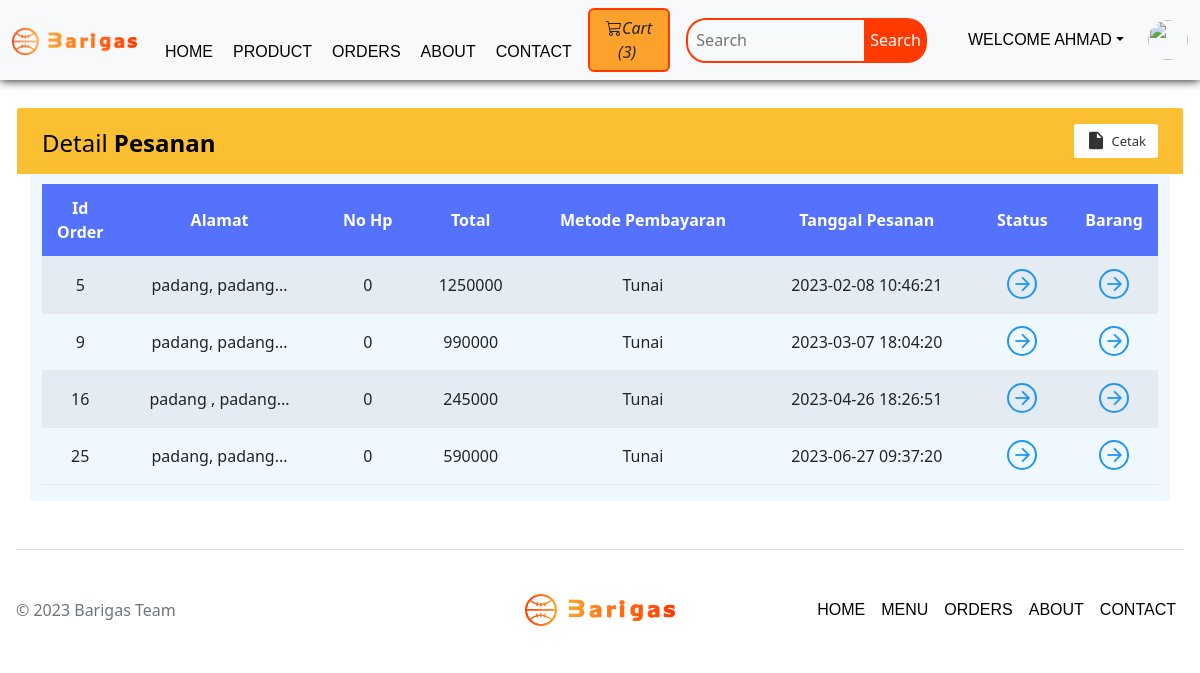
Page /order.php (signed in) on the committed database.
### tables this page shows
CREATE TABLE `orders` (
  `orderId` int(21) NOT NULL,
  `userId` int(21) NOT NULL,
  `address` varchar(255) NOT NULL,
  `kodePos` int(21) NOT NULL,
  `phoneNo` bigint(21) NOT NULL,
  `total` int(200) NOT NULL,
  `paymentMode` enum('0','1') NOT NULL DEFAULT '0' COMMENT '0 = cod\r\n1 = online',
  `orderStatus` enum('0','1','2','3','4','5','6') NOT NULL DEFAULT '0' COMMENT '0 = order place\r\n1 = order confirmed\r\n2 = preparing your order\r\n3 = order otw\r\n4 = order nyampe\r\n5 = order deny\r\n6 = order cancel',
  `orderDate` datetime NOT NULL DEFAULT current_timestamp()
);

### order.php (the view, shortened to what this page needs)
<!doctype html>
<html lang="en">
<head>
    <link href="https://cdn.jsdelivr.net/npm/bootstrap@5.2.3/dist/css/bootstrap.min.css" rel="stylesheet">
    <link rel="stylesheet" href="https://use.fontawesome.com/releases/v5.7.2/css/all.css">
    <link rel="stylesheet" href="https://cdn.jsdelivr.net/npm/bootstrap-icons@1.10.2/font/bootstrap-icons.css">
    <link rel="stylesheet" href="css/nav.css">
  <link rel="stylesheet" href="https://cdnjs.cloudflare.com/ajax/libs/animate.css/4.1.1/animate.min.css" />
</head>
<body>
    <?php include 'partials/_dbconnect.php';?>
    <?php include 'partials/_nav.php';?>
    <?php
    if($loggedin){
    ?>
    <div class="container mt-5 animate__animated animate__fadeInDown" style="background: aliceblue;">
        <div class="table-wrapper" id="empty">
            <div class="table-title">
                <div class="row">
                    <div class="col-sm-4">
                        <h2>Detail <b>Pesanan</b></h2>
                    </div>
                    <div class="col-sm-8">
                        <a href="#" onclick="window.print()" class="btn btn-info"><i class="material-icons">&#xE24D;</i> <span>Cetak</span></a>
                    </div>
                </div>
            </div>
        <div class="table-responsive">
            <table class="table table-striped table-hover text-center" >
                <thead style="background-color:#5572fe;">
                    <tr style="color:white;">
                        <th>Id Order</th>
                        <th>Alamat</th>
                        <th>No Hp</th>
                        <th>Total</th>
                        <th>Metode Pembayaran</th>
                        <th>Tanggal Pesanan</th>
                        <th>Status</th>
                        <th>Barang</th>
                    </tr>
                </thead>
                <tbody>
                    <?php
                        $sql = "SELECT * FROM `orders` WHERE `userId`= $userId";
                        $result = mysqli_query($conn, $sql);
                        while($row = mysqli_fetch_assoc($result)){
                            $orderId = $row['orderId'];
                            $address = $row['address'];
                            $phoneNo = $row['phoneNo'];
                            $amount = $row['total'];
                            $orderDate = $row['orderDate'];
                            $paymentMode = $row['paymentMode'];
                            if($paymentMode == 0) {
                                $paymentMode = "Tunai";
                            }
                            else {
                                $paymentMode = "Online";
                            }
                            echo '<tr>
                                    <td>' . $orderId . '</td>
                                    <td>' . substr($address, 0, 20) . '...</td>
                                    <td>' . $phoneNo . '</td>
                                    <td>' . $amount . '</td>
                                    <td>' . $paymentMode . '</td>
                                    <td>' . $orderDate . '</td>
                                    <td><a href="#" data-bs-toggle="modal" data-bs-target="#orderStatus' . $orderId . '" class="view"><i class="material-icons">&#xE5C8;</i></a></td>
                                    <td><a href="#" data-bs-toggle="modal" data-bs-target="#orderItem' . $orderId . '" class="view" title="View Details"><i class="material-icons">&#xE5C8;</i></a></td>
                                </tr>';
                        }
                            ?>
                </tbody>
            </table>
        </div>
        </div>
    </div>
    <?php
    }
    ?>
    <?php require 'partials/_footer.php' ?>
  </body>
</html>

### order.php (style rules this page uses)
.table-wrapper .btn { float: right; color: #333; background-color: #fff; border-radius: 3px; border: none; outline: none !important; margin-left: 10px; }
.table-title .btn { font-size: 13px; border: none; }
.table-title .btn i { float: left; font-size: 21px; margin-right: 5px; }
.table-title .btn span { float: left; margin-top: 2px; }
.table-title { color: black; background: #fac031; padding: 16px 25px; margin: -20px -25px 10px; border-radius: 3px 3px 0 0; }
.table-title h2 { margin: 5px 0 0; font-size: 24px; }
table.table tr th, table.table tr td { border-color: #e9e9e9; padding: 12px 15px; vertical-align: middle; }
table.table tr th:first-child { width: 60px; }
table.table tr th:last-child { width: 80px; }
table.table td a { font-weight: bold; color: #566787; display: inline-block; text-decoration: none; }
table.table td a.view { width: 30px; height: 30px; color: #2196F3; border: 2px solid; border-radius: 30px; text-align: center; }
table.table td a.view i { font-size: 22px; margin: 2px 0 0 1px; }
table { counter-reset: section; }

### rows in the picture
orders: orderId "5", address "padang, padang", phoneNo "0", total "1250000", paymentMode "Tunai", orderDate "2023-02-08 10:46:21"
orders: orderId "9", address "padang, padang", phoneNo "0", total "990000", paymentMode "Tunai", orderDate "2023-03-07 18:04:20"
orders: orderId "16", address "padang , padang", phoneNo "0", total "245000", paymentMode "Tunai", orderDate "2023-04-26 18:26:51"
orders: orderId "25", address "padang, padang", phoneNo "0", total "590000", paymentMode "Tunai", orderDate "2023-06-27 09:37:20"

### other values in the picture
$count "3"
$username "AHMAD"
